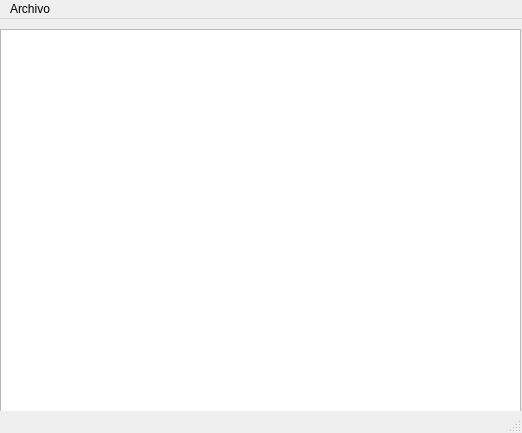
<?xml version="1.0" encoding="UTF-8"?>
<ui version="4.0">
 <class>EditortextoMainWindow</class>
 <widget class="QMainWindow" name="EditortextoMainWindow">
  <property name="geometry">
   <rect>
    <x>0</x>
    <y>0</y>
    <width>522</width>
    <height>433</height>
   </rect>
  </property>
  <property name="windowTitle">
   <string>diagnosticos</string>
  </property>
  <widget class="QWidget" name="centralwidget">
   <widget class="QTextEdit" name="text_editor">
    <property name="geometry">
     <rect>
      <x>0</x>
      <y>10</y>
      <width>521</width>
      <height>401</height>
     </rect>
    </property>
   </widget>
  </widget>
  <widget class="QMenuBar" name="menubar">
   <property name="geometry">
    <rect>
     <x>0</x>
     <y>0</y>
     <width>522</width>
     <height>21</height>
    </rect>
   </property>
   <widget class="QMenu" name="menuArchivo">
    <property name="title">
     <string>Archivo</string>
    </property>
    <addaction name="actionAbrir"/>
    <addaction name="actionGuardar"/>
    <addaction name="separator"/>
    <addaction name="actionSalir"/>
   </widget>
   <addaction name="menuArchivo"/>
  </widget>
  <widget class="QStatusBar" name="statusbar"/>
  <action name="actionAbrir">
   <property name="text">
    <string>Abrir....</string>
   </property>
   <property name="shortcut">
    <string>Ctrl+O</string>
   </property>
  </action>
  <action name="actionGuardar">
   <property name="text">
    <string>Guardar ....</string>
   </property>
   <property name="shortcut">
    <string>Ctrl+G</string>
   </property>
  </action>
  <action name="actionSalir">
   <property name="text">
    <string>Salir....</string>
   </property>
   <property name="shortcut">
    <string>Ctrl+Q</string>
   </property>
  </action>
 </widget>
 <resources/>
 <connections/>
</ui>
